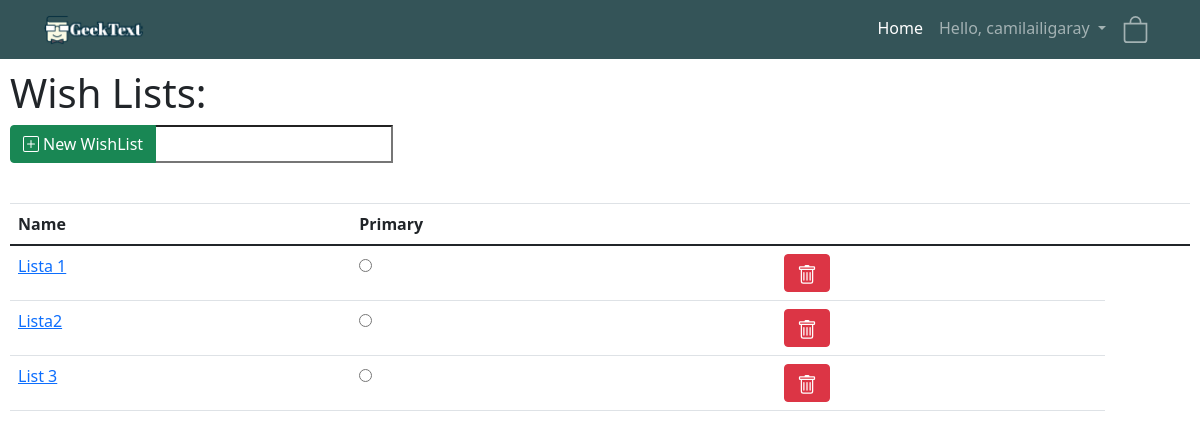
/wishlist/ (signed in), run on an earlier commit of the app's database.
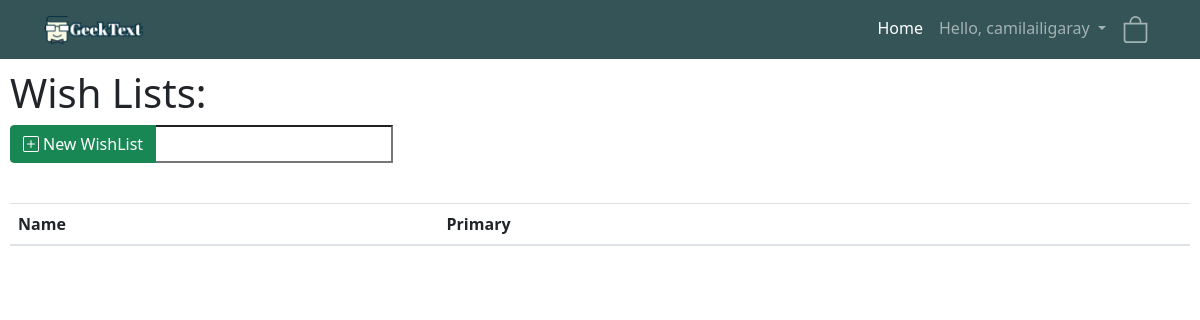
And on a later commit of the database.
### wishlist/models.py (models this page shows, shortened)
class WishList(models.Model):
    name = models.CharField(max_length=200)
    primary = models.BooleanField(True, False)
    user = models.ForeignKey(User, on_delete=models.CASCADE, related_name="wishlist", null=True)
    book = models.ManyToManyField(Book, related_name="bookwish")

### wishlist/views.py (the view, shortened to what this page needs)
# urls.py: path('wishlist/', include("wishlist.urls")),  # this connects to the urls.py inside the app wishlist
def wishlist(response):  # good to go
    wl = WishList.objects.filter(user=response.user)
    return render(response, "wishlist/wishlisthome.html", {"wl": wl})

### wishlist/templates/wishlist/wishlisthome.html (shortened to what this page needs)
{% extends 'onlinelibrary/base.html' %}
{% block content%}
<h1>Wish Lists:</h1>
<form  action="#" method="post">
    <div class="input-group mb-3">
        <div class="input-group-prepend">
            <button type="submit", name="new", class="btn btn-success", value="new">
                New WishList
            </button>
        </div>
        <input name="new" type="text">
    </div>
    <br>
<table class="table">
    <thead>
            <th>Name</th>
            <th>Primary</th>
            <th></th>
            <th></th>
    </thead>
        {% for wl in wl %}
    <tr>
            <td><a href="http://127.0.0.1:8000/wishlist/{{wl.id}}">{{wl.name}}</a></td>
            <td><input name="primary"type="radio" value="{{wl.primary}}"></input</td>
            <td><button class="btn btn-danger" onclick="window.location.href='delete/{{wl.id}}';" type="button">
            </button></td></tr>
        {% endfor %}
</table>
</form>
{% endblock%}

What changed in the data, as far as the page shows it:
removed WishList: name "Lista 1"
removed WishList: name "Lista2"
removed WishList: name "List 3"
